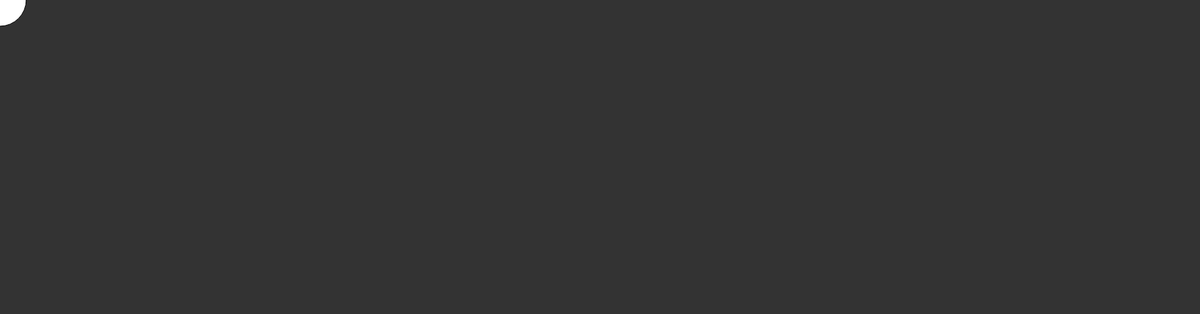
Frame 1 (no input)
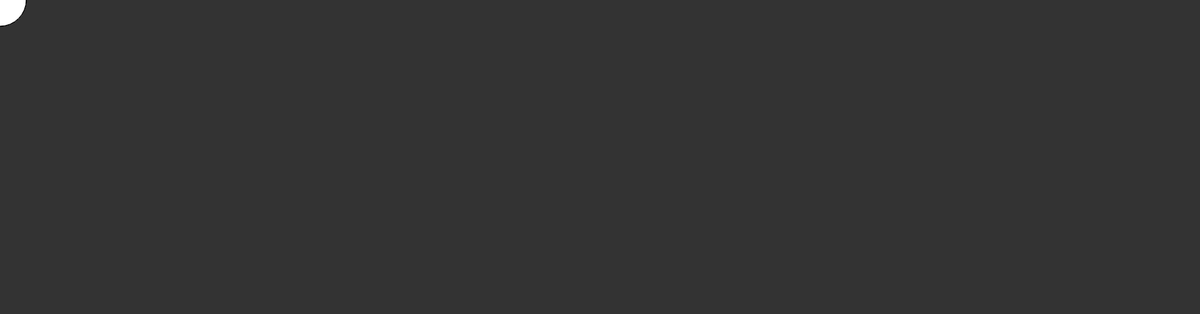
Frame 60 (no input)
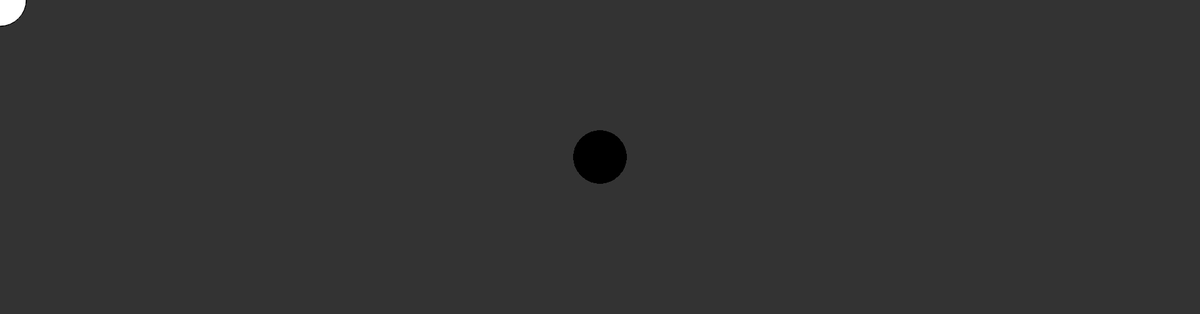
Frame 120 (the mouse pressed at the canvas centre since frame 60)

The p5.js sketch that drew these frames (run headless with seeded random() and noise() and a simulated clock; from frame 60 on, the mouse is pressed at the canvas centre):

// p5.js sketch
// ── sketch.js
function setup() {
  createCanvas(1830, 480);


  background(51);

}

function draw() {
  if (mouseIsPressed) {
    fill(0);
  } else {
    fill(255);
  }
  ellipse(mouseX, mouseY, 80, 80);
}
